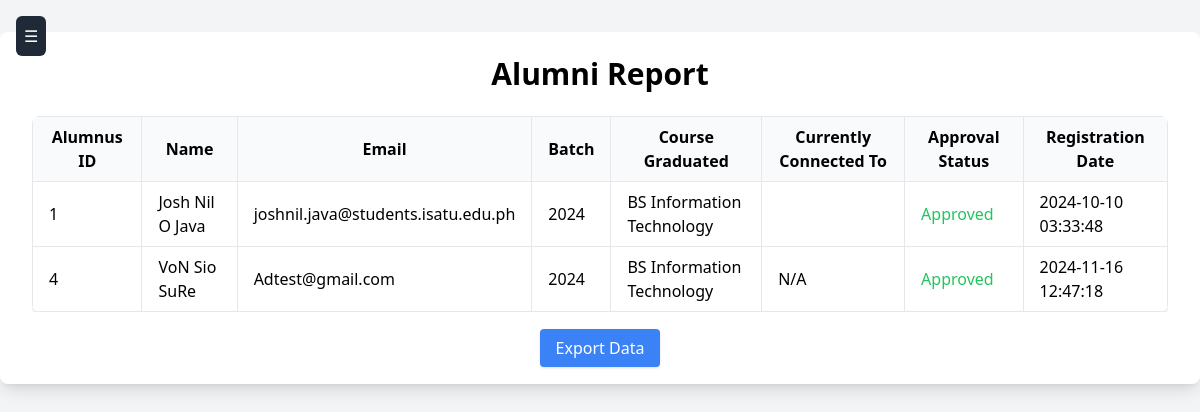
Before: /admins/alumni_report.php with the older database file.
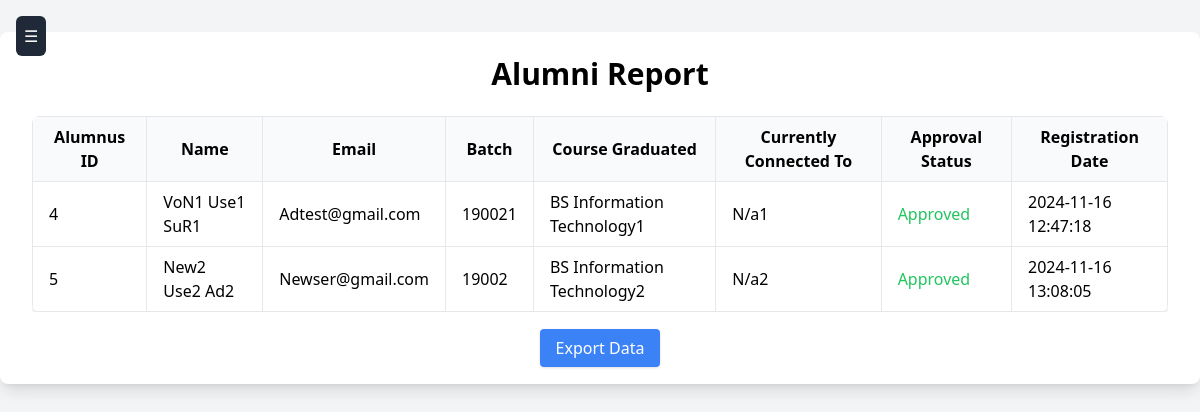
After: the same page with the newer database file.
### tables this page shows
CREATE TABLE `user_details` (
  `user_id` int(11) NOT NULL,
  `last_name` varchar(100) NOT NULL,
  `first_name` varchar(100) NOT NULL,
  `middle_name` varchar(100) DEFAULT NULL,
  `gender` enum('male','female') NOT NULL,
  `batch` varchar(50) DEFAULT NULL,
  `course_graduated` varchar(100) DEFAULT NULL,
  `currently_connected_to` text DEFAULT NULL,
  `image` longblob DEFAULT NULL,
  `email` varchar(100) NOT NULL,
  `password` varchar(255) NOT NULL,
  `user_type` enum('admin','alumni_officer','alumnus') NOT NULL DEFAULT 'alumnus',
  `approved` tinyint(1) DEFAULT 0,
  `created_at` timestamp NOT NULL DEFAULT current_timestamp()
);

### admins/alumni_report.php (the view, shortened to what this page needs)
<?php
include '../database.php';
include 'sidebar.php';
$query = "
 SELECT DISTINCT
        u.user_id,
        CONCAT(u.first_name, ' ', u.middle_name, ' ', u.last_name) AS name,
        u.email,
        u.batch,
        u.course_graduated,
        u.currently_connected_to,
        u.approved,
        u.created_at AS registration_date
    FROM
        user_details u
    LEFT JOIN
        donations d ON d.user_id = u.user_id
    WHERE
        u.user_type = 'alumnus'
    ORDER BY
        u.user_id";
$result = $conn->query($query);
?>
<!DOCTYPE html>
<html lang="en">
<head>
    <script src="https://cdn.tailwindcss.com"></script>
</head>
<body class="bg-gray-100">
    <div class="flex justify-center items-start mt-8">
        <div class="max-w-screen-xl w-full px-4 md:px-8 py-6 bg-white shadow-lg rounded-lg">
            <h1 class="text-3xl font-semibold text-center mb-6">Alumni Report</h1>
            <div class="overflow-x-auto">
                <?php if ($result->num_rows > 0): ?>
                    <table class="min-w-full bg-white shadow-md rounded-lg overflow-hidden">
                        <thead class="bg-gray-50">
                            <tr>
                                <th class="py-2 px-2 md:px-4 border text-xs md:text-base">Alumnus ID</th>
                                <th class="py-2 px-2 md:px-4 border text-xs md:text-base">Name</th>
                                <th class="py-2 px-2 md:px-4 border text-xs md:text-base">Email</th>
                                <th class="py-2 px-2 md:px-4 border text-xs md:text-base">Batch</th>
                                <th class="py-2 px-2 md:px-4 border text-xs md:text-base">Course Graduated</th>
                                <th class="py-2 px-2 md:px-4 border text-xs md:text-base">Currently Connected To</th>
                                <th class="py-2 px-2 md:px-4 border text-xs md:text-base">Approval Status</th>
                                <th class="py-2 px-2 md:px-4 border text-xs md:text-base">Registration Date</th>
                            </tr>
                        </thead>
                        <tbody>
                            <?php while ($row = $result->fetch_assoc()): ?>
                            <tr class="text-xs md:text-base">
                                <td class="py-2 px-2 md:px-4 border"><?php echo $row['user_id']; ?></td>
                                <td class="py-2 px-2 md:px-4 border"><?php echo $row['name']; ?></td>
                                <td class="py-2 px-2 md:px-4 border"><?php echo $row['email']; ?></td>
                                <td class="py-2 px-2 md:px-4 border"><?php echo $row['batch']; ?></td>
                                <td class="py-2 px-2 md:px-4 border"><?php echo $row['course_graduated']; ?></td>
                                <td class="py-2 px-2 md:px-4 border"><?php echo $row['currently_connected_to']; ?></td>
                                <td class="py-2 px-2 md:px-4 border">
                                    <?php echo $row['approved'] ? '<span class="text-green-500">Approved</span>' : '<span class="text-red-500">Pending</span>'; ?>
                                </td>
                                <td class="py-2 px-2 md:px-4 border"><?php echo $row['registration_date']; ?></td>
                            </tr>
                            <?php endwhile; ?>
                        </tbody>
                    </table>
                <?php else: ?>
                    <p class="text-center text-red-500">No alumni data available.</p>
                <?php endif; ?>
            </div>
            <div class="mt-6 text-center">
                <a href="export_alumni_report.php" class="bg-blue-500 text-white px-4 py-2 rounded shadow hover:bg-blue-600">Export Data</a>
            </div>
        </div>
    </div>
</body>
</html>

Changed rows visible on the page:
removed user_details: user_id "1", name "Josh Nil O Java", email "joshnil.java@students.isatu.edu.ph", batch "2024", course_graduated "BS Information Technology", approved "Approved", created_at "2024-10-10 03:33:48"
changed user_details "Adtest@gmail.com": name "VoN Sio SuRe" → "VoN1 Use1 SuR1"; batch "2024" → "190021"; course_graduated "BS Information Technology" → "BS Information Technology1"; currently_connected_to "N/A" → "N/a1"
now on this page (row edited): user_details: user_id "5", name "New2 Use2 Ad2", email "Newser@gmail.com", batch "19002", course_graduated "BS Information Technology2", currently_connected_to "N/a2", approved "Approved", created_at "2024-11-16 13:08:05"
